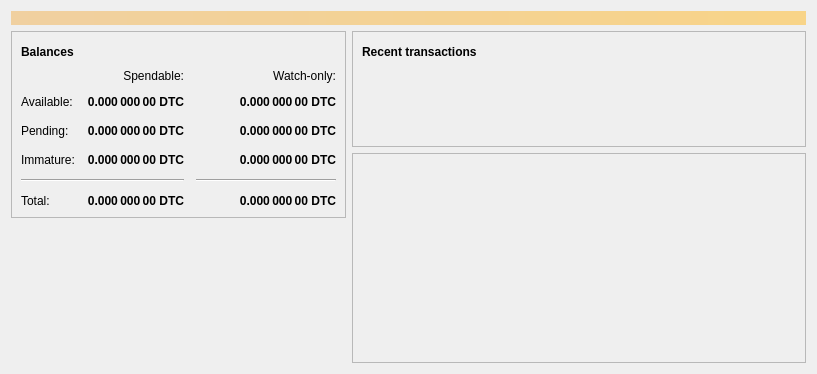
<?xml version="1.0" encoding="UTF-8"?>
<ui version="4.0">
 <class>OverviewPage</class>
 <widget class="QWidget" name="OverviewPage">
  <property name="geometry">
   <rect>
    <x>0</x>
    <y>0</y>
    <width>596</width>
    <height>342</height>
   </rect>
  </property>
  <property name="windowTitle">
   <string>Form</string>
  </property>
  <layout class="QVBoxLayout" name="topLayout">
   <item>
    <widget class="QLabel" name="labelAlerts">
     <property name="visible">
      <bool>false</bool>
     </property>
     <property name="styleSheet">
      <string notr="true">QLabel { background-color: qlineargradient(x1: 0, y1: 0, x2: 1, y2: 0, stop:0 #F0D0A0, stop:1 #F8D488); color:#000000; }</string>
     </property>
     <property name="wordWrap">
      <bool>true</bool>
     </property>
     <property name="margin">
      <number>3</number>
     </property>
     <property name="textInteractionFlags">
      <set>Qt::TextSelectableByMouse</set>
     </property>
    </widget>
   </item>
   <item>
    <layout class="QHBoxLayout" name="horizontalLayout" stretch="1,1">
     <item>
      <layout class="QVBoxLayout" name="verticalLayout_2">
       <item>
        <widget class="QFrame" name="frame">
         <property name="frameShape">
          <enum>QFrame::StyledPanel</enum>
         </property>
         <property name="frameShadow">
          <enum>QFrame::Raised</enum>
         </property>
         <layout class="QVBoxLayout" name="verticalLayout_4">
          <item>
           <layout class="QHBoxLayout" name="horizontalLayout_4">
            <item>
             <widget class="QLabel" name="label_5">
              <property name="font">
               <font>
                <weight>75</weight>
                <bold>true</bold>
               </font>
              </property>
              <property name="text">
               <string>Balances</string>
              </property>
             </widget>
            </item>
            <item>
             <widget class="QPushButton" name="labelWalletStatus">
              <property name="enabled">
               <bool>true</bool>
              </property>
              <property name="maximumSize">
               <size>
                <width>30</width>
                <height>16777215</height>
               </size>
              </property>
              <property name="toolTip">
               <string>The displayed information may be out of date. Your wallet automatically synchronizes with the Datacoin network after a connection is established, but this process has not completed yet.</string>
              </property>
              <property name="text">
               <string/>
              </property>
              <property name="icon">
               <iconset resource="../bitcoin.qrc">
                <normaloff>:/icons/warning</normaloff>
                <disabledoff>:/icons/warning</disabledoff>:/icons/warning</iconset>
              </property>
              <property name="iconSize">
               <size>
                <width>24</width>
                <height>24</height>
               </size>
              </property>
              <property name="flat">
               <bool>true</bool>
              </property>
             </widget>
            </item>
            <item>
             <spacer name="horizontalSpacer_3">
              <property name="orientation">
               <enum>Qt::Horizontal</enum>
              </property>
              <property name="sizeHint" stdset="0">
               <size>
                <width>40</width>
                <height>20</height>
               </size>
              </property>
             </spacer>
            </item>
           </layout>
          </item>
          <item>
           <layout class="QGridLayout" name="gridLayout">
            <property name="spacing">
             <number>12</number>
            </property>
            <item row="2" column="2">
             <widget class="QLabel" name="labelWatchPending">
              <property name="font">
               <font>
                <weight>75</weight>
                <bold>true</bold>
               </font>
              </property>
              <property name="cursor">
               <cursorShape>IBeamCursor</cursorShape>
              </property>
              <property name="toolTip">
               <string>Unconfirmed transactions to watch-only addresses</string>
              </property>
              <property name="text">
               <string notr="true">0.000 000 00 DTC</string>
              </property>
              <property name="alignment">
               <set>Qt::AlignRight|Qt::AlignTrailing|Qt::AlignVCenter</set>
              </property>
              <property name="textInteractionFlags">
               <set>Qt::LinksAccessibleByMouse|Qt::TextSelectableByKeyboard|Qt::TextSelectableByMouse</set>
              </property>
             </widget>
            </item>
            <item row="2" column="1">
             <widget class="QLabel" name="labelUnconfirmed">
              <property name="font">
               <font>
                <weight>75</weight>
                <bold>true</bold>
               </font>
              </property>
              <property name="cursor">
               <cursorShape>IBeamCursor</cursorShape>
              </property>
              <property name="toolTip">
               <string>Total of transactions that have yet to be confirmed, and do not yet count toward the spendable balance</string>
              </property>
              <property name="text">
               <string notr="true">0.000 000 00 DTC</string>
              </property>
              <property name="alignment">
               <set>Qt::AlignRight|Qt::AlignTrailing|Qt::AlignVCenter</set>
              </property>
              <property name="textInteractionFlags">
               <set>Qt::LinksAccessibleByMouse|Qt::TextSelectableByKeyboard|Qt::TextSelectableByMouse</set>
              </property>
             </widget>
            </item>
            <item row="3" column="2">
             <widget class="QLabel" name="labelWatchImmature">
              <property name="font">
               <font>
                <weight>75</weight>
                <bold>true</bold>
               </font>
              </property>
              <property name="cursor">
               <cursorShape>IBeamCursor</cursorShape>
              </property>
              <property name="toolTip">
               <string>Mined balance in watch-only addresses that has not yet matured</string>
              </property>
              <property name="text">
               <string notr="true">0.000 000 00 DTC</string>
              </property>
              <property name="alignment">
               <set>Qt::AlignRight|Qt::AlignTrailing|Qt::AlignVCenter</set>
              </property>
              <property name="textInteractionFlags">
               <set>Qt::LinksAccessibleByMouse|Qt::TextSelectableByKeyboard|Qt::TextSelectableByMouse</set>
              </property>
             </widget>
            </item>
            <item row="4" column="0" colspan="2">
             <widget class="Line" name="line">
              <property name="orientation">
               <enum>Qt::Horizontal</enum>
              </property>
             </widget>
            </item>
            <item row="4" column="2">
             <widget class="Line" name="lineWatchBalance">
              <property name="sizePolicy">
               <sizepolicy hsizetype="Preferred" vsizetype="Fixed">
                <horstretch>0</horstretch>
                <verstretch>0</verstretch>
               </sizepolicy>
              </property>
              <property name="minimumSize">
               <size>
                <width>140</width>
                <height>0</height>
               </size>
              </property>
              <property name="orientation">
               <enum>Qt::Horizontal</enum>
              </property>
             </widget>
            </item>
            <item row="5" column="0">
             <widget class="QLabel" name="labelTotalText">
              <property name="text">
               <string>Total:</string>
              </property>
             </widget>
            </item>
            <item row="3" column="1">
             <widget class="QLabel" name="labelImmature">
              <property name="font">
               <font>
                <weight>75</weight>
                <bold>true</bold>
               </font>
              </property>
              <property name="cursor">
               <cursorShape>IBeamCursor</cursorShape>
              </property>
              <property name="toolTip">
               <string>Mined balance that has not yet matured</string>
              </property>
              <property name="text">
               <string notr="true">0.000 000 00 DTC</string>
              </property>
              <property name="alignment">
               <set>Qt::AlignRight|Qt::AlignTrailing|Qt::AlignVCenter</set>
              </property>
              <property name="textInteractionFlags">
               <set>Qt::LinksAccessibleByMouse|Qt::TextSelectableByKeyboard|Qt::TextSelectableByMouse</set>
              </property>
             </widget>
            </item>
            <item row="2" column="3">
             <spacer name="horizontalSpacer_2">
              <property name="orientation">
               <enum>Qt::Horizontal</enum>
              </property>
              <property name="sizeHint" stdset="0">
               <size>
                <width>40</width>
                <height>20</height>
               </size>
              </property>
             </spacer>
            </item>
            <item row="3" column="0">
             <widget class="QLabel" name="labelImmatureText">
              <property name="text">
               <string>Immature:</string>
              </property>
             </widget>
            </item>
            <item row="5" column="1">
             <widget class="QLabel" name="labelTotal">
              <property name="font">
               <font>
                <weight>75</weight>
                <bold>true</bold>
               </font>
              </property>
              <property name="cursor">
               <cursorShape>IBeamCursor</cursorShape>
              </property>
              <property name="toolTip">
               <string>Your current total balance</string>
              </property>
              <property name="text">
               <string notr="true">0.000 000 00 DTC</string>
              </property>
              <property name="alignment">
               <set>Qt::AlignRight|Qt::AlignTrailing|Qt::AlignVCenter</set>
              </property>
              <property name="textInteractionFlags">
               <set>Qt::LinksAccessibleByMouse|Qt::TextSelectableByKeyboard|Qt::TextSelectableByMouse</set>
              </property>
             </widget>
            </item>
            <item row="5" column="2">
             <widget class="QLabel" name="labelWatchTotal">
              <property name="font">
               <font>
                <weight>75</weight>
                <bold>true</bold>
               </font>
              </property>
              <property name="cursor">
               <cursorShape>IBeamCursor</cursorShape>
              </property>
              <property name="toolTip">
               <string>Current total balance in watch-only addresses</string>
              </property>
              <property name="text">
               <string notr="true">0.000 000 00 DTC</string>
              </property>
              <property name="alignment">
               <set>Qt::AlignRight|Qt::AlignTrailing|Qt::AlignVCenter</set>
              </property>
              <property name="textInteractionFlags">
               <set>Qt::LinksAccessibleByMouse|Qt::TextSelectableByKeyboard|Qt::TextSelectableByMouse</set>
              </property>
             </widget>
            </item>
            <item row="0" column="2">
             <widget class="QLabel" name="labelWatchonly">
              <property name="text">
               <string>Watch-only:</string>
              </property>
              <property name="alignment">
               <set>Qt::AlignRight|Qt::AlignTrailing|Qt::AlignVCenter</set>
              </property>
             </widget>
            </item>
            <item row="1" column="0">
             <widget class="QLabel" name="labelBalanceText">
              <property name="text">
               <string>Available:</string>
              </property>
             </widget>
            </item>
            <item row="1" column="1">
             <widget class="QLabel" name="labelBalance">
              <property name="font">
               <font>
                <weight>75</weight>
                <bold>true</bold>
               </font>
              </property>
              <property name="cursor">
               <cursorShape>IBeamCursor</cursorShape>
              </property>
              <property name="toolTip">
               <string>Your current spendable balance</string>
              </property>
              <property name="text">
               <string notr="true">0.000 000 00 DTC</string>
              </property>
              <property name="alignment">
               <set>Qt::AlignRight|Qt::AlignTrailing|Qt::AlignVCenter</set>
              </property>
              <property name="textInteractionFlags">
               <set>Qt::LinksAccessibleByMouse|Qt::TextSelectableByKeyboard|Qt::TextSelectableByMouse</set>
              </property>
             </widget>
            </item>
            <item row="1" column="2">
             <widget class="QLabel" name="labelWatchAvailable">
              <property name="font">
               <font>
                <weight>75</weight>
                <bold>true</bold>
               </font>
              </property>
              <property name="cursor">
               <cursorShape>IBeamCursor</cursorShape>
              </property>
              <property name="toolTip">
               <string>Your current balance in watch-only addresses</string>
              </property>
              <property name="text">
               <string notr="true">0.000 000 00 DTC</string>
              </property>
              <property name="alignment">
               <set>Qt::AlignRight|Qt::AlignTrailing|Qt::AlignVCenter</set>
              </property>
              <property name="textInteractionFlags">
               <set>Qt::LinksAccessibleByMouse|Qt::TextSelectableByKeyboard|Qt::TextSelectableByMouse</set>
              </property>
             </widget>
            </item>
            <item row="2" column="0">
             <widget class="QLabel" name="labelPendingText">
              <property name="text">
               <string>Pending:</string>
              </property>
             </widget>
            </item>
            <item row="0" column="1">
             <widget class="QLabel" name="labelSpendable">
              <property name="text">
               <string>Spendable:</string>
              </property>
              <property name="alignment">
               <set>Qt::AlignRight|Qt::AlignTrailing|Qt::AlignVCenter</set>
              </property>
             </widget>
            </item>
           </layout>
          </item>
         </layout>
        </widget>
       </item>
       <item>
        <spacer name="verticalSpacer">
         <property name="orientation">
          <enum>Qt::Vertical</enum>
         </property>
         <property name="sizeHint" stdset="0">
          <size>
           <width>20</width>
           <height>40</height>
          </size>
         </property>
        </spacer>
       </item>
       <item>
        <widget class="QLabel" name="labelMainLogo">
         <property name="enabled">
          <bool>true</bool>
         </property>
         <property name="text">
          <string/>
         </property>
         <property name="pixmap">
          <pixmap resource="../bitcoin.qrc">:/icons/logo</pixmap>
         </property>
         <property name="scaledContents">
          <bool>false</bool>
         </property>
         <property name="alignment">
          <set>Qt::AlignCenter</set>
         </property>
         <property name="margin">
          <number>15</number>
         </property>
        </widget>
       </item>
      </layout>
     </item>
     <item>
      <layout class="QVBoxLayout" name="verticalLayout_3">
       <item>
        <widget class="QFrame" name="frame_2">
         <property name="frameShape">
          <enum>QFrame::StyledPanel</enum>
         </property>
         <property name="frameShadow">
          <enum>QFrame::Raised</enum>
         </property>
         <layout class="QVBoxLayout" name="verticalLayout">
          <item>
           <layout class="QHBoxLayout" name="horizontalLayout_2">
            <item>
             <widget class="QLabel" name="label_4">
              <property name="font">
               <font>
                <weight>75</weight>
                <bold>true</bold>
               </font>
              </property>
              <property name="text">
               <string>Recent transactions</string>
              </property>
             </widget>
            </item>
            <item>
             <widget class="QPushButton" name="labelTransactionsStatus">
              <property name="enabled">
               <bool>true</bool>
              </property>
              <property name="maximumSize">
               <size>
                <width>30</width>
                <height>16777215</height>
               </size>
              </property>
              <property name="toolTip">
               <string>The displayed information may be out of date. Your wallet automatically synchronizes with the Datacoin network after a connection is established, but this process has not completed yet.</string>
              </property>
              <property name="text">
               <string/>
              </property>
              <property name="icon">
               <iconset resource="../bitcoin.qrc">
                <normaloff>:/icons/warning</normaloff>
                <disabledoff>:/icons/warning</disabledoff>:/icons/warning</iconset>
              </property>
              <property name="iconSize">
               <size>
                <width>24</width>
                <height>24</height>
               </size>
              </property>
              <property name="flat">
               <bool>true</bool>
              </property>
             </widget>
            </item>
            <item>
             <spacer name="horizontalSpacer">
              <property name="orientation">
               <enum>Qt::Horizontal</enum>
              </property>
              <property name="sizeHint" stdset="0">
               <size>
                <width>40</width>
                <height>20</height>
               </size>
              </property>
             </spacer>
            </item>
           </layout>
          </item>
          <item>
           <widget class="QListView" name="listTransactions">
            <property name="styleSheet">
             <string notr="true">QListView { background: transparent; }</string>
            </property>
            <property name="frameShape">
             <enum>QFrame::NoFrame</enum>
            </property>
            <property name="verticalScrollBarPolicy">
             <enum>Qt::ScrollBarAlwaysOff</enum>
            </property>
            <property name="horizontalScrollBarPolicy">
             <enum>Qt::ScrollBarAlwaysOff</enum>
            </property>
            <property name="selectionMode">
             <enum>QAbstractItemView::NoSelection</enum>
            </property>
           </widget>
          </item>
         </layout>
        </widget>
       </item>
       <item>
        <widget class="QFrame" name="workplotframe">
         <property name="frameShape">
          <enum>QFrame::StyledPanel</enum>
         </property>
         <property name="frameShadow">
          <enum>QFrame::Raised</enum>
         </property>
         <layout class="QVBoxLayout" name="verticalLayout_31">
          <property name="leftMargin">
           <number>1</number>
          </property>
          <property name="topMargin">
           <number>1</number>
          </property>
          <property name="rightMargin">
           <number>1</number>
          </property>
          <property name="bottomMargin">
           <number>1</number>
          </property>
          <item>
           <layout class="QHBoxLayout" name="horizontalLayout_3">
            <item>
             <widget class="QCustomPlot" name="workplot" native="true">
              <property name="minimumSize">
               <size>
                <width>450</width>
                <height>206</height>
               </size>
              </property>
             </widget>
            </item>
           </layout>
          </item>
         </layout>
        </widget>
       </item>
       <!--
       <item>
        <spacer name="verticalSpacer_2">
         <property name="orientation">
          <enum>Qt::Vertical</enum>
         </property>
         <property name="sizeHint" stdset="0">
          <size>
           <width>20</width>
           <height>40</height>
          </size>
         </property>
        </spacer>
       </item>
       -->
      </layout>
     </item>
    </layout>
   </item>
  </layout>
 </widget>
 <customwidgets>
  <customwidget>
   <class>QCustomPlot</class>
   <extends>QWidget</extends>
   <header>qt/qcustomplot.h</header>
   <container>1</container>
  </customwidget>
 </customwidgets>
 <resources>
  <include location="../bitcoin.qrc"/>
 </resources>
 <connections/>
</ui>
